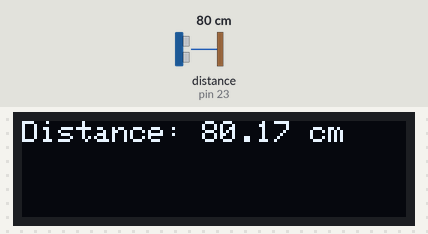
Bench run of a sketch on a simulated Arduino Mega 2560, built with avr-gcc and run on an emulated ATmega2560. Parts: 128×32 one-colour display. Wiring (inferred from the names in the program): ultrasonic range finder: trigger pin 19; echo pin 23. The test bench sets the inputs (shaded band); at power-on: distance to the obstacle (sensor on pin 23) 80 cm. The echo pulse lasts 58.3 µs per cm.

Above: at 1.3 s.
1.4 s: distance to the obstacle (sensor on pin 23) set to 18 cm
At 2.5 s:
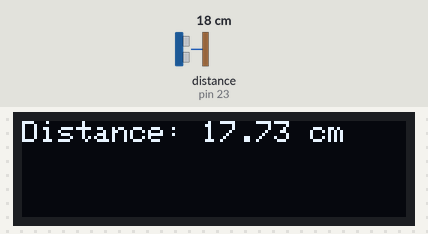
3.1 s: distance to the obstacle (sensor on pin 23) set to 2 cm
At 3.9 s:
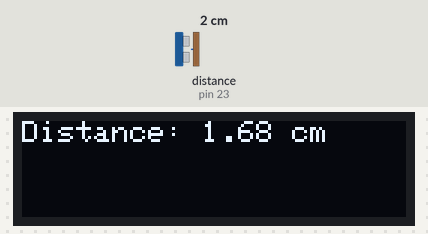
5.6 s: distance to the obstacle (sensor on pin 23) set to 4 cm
At 6.1 s:
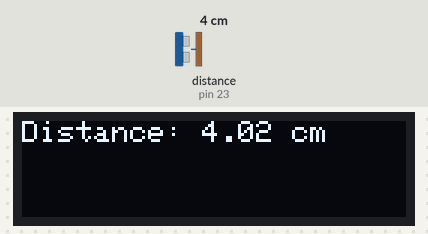
Timing chart, 0 to 8.6 s (numbered marks = the images above; inputs shaded):
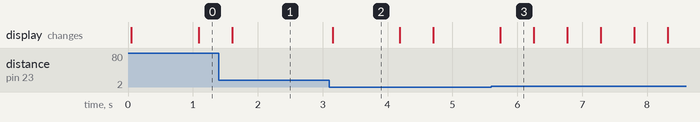

Measured:
- after the input at 1.4 s, the display: changes after 0.21 s (image 1)
- after the input at 3.1 s, the display: changes after 0.06 s (image 2)
- after the input at 5.6 s, the display: changes after 0.14 s (image 3)
- what the display in image 2 shows lasts 1.0 s, from 3.2 s to 4.2 s
- what the display in image 3 shows lasts 0.6 s, from 5.7 s to 6.3 s

The sketch:

Capteur-HC-SR04.ino
```cpp
#include <Wire.h>
#include <Adafruit_SSD1306.h>

#define SCREEN_WIDTH 128
#define SCREEN_HEIGHT 32
#define OLED_RESET -1
#define TRIGGER_PIN 19
#define ECHO_PIN 23

Adafruit_SSD1306 display(SCREEN_WIDTH, SCREEN_HEIGHT, &Wire, OLED_RESET);

void setup() {
  Serial.begin(9600);
  pinMode(TRIGGER_PIN, OUTPUT);
  pinMode(ECHO_PIN, INPUT);
  display.begin(SSD1306_SWITCHCAPVCC, 0x3C);
}

void loop() {
  digitalWrite(TRIGGER_PIN, LOW);
  delayMicroseconds(2);
  digitalWrite(TRIGGER_PIN, HIGH);
  delayMicroseconds(10);
  digitalWrite(TRIGGER_PIN, LOW);

  long duration = pulseIn(ECHO_PIN, HIGH);
  float distance = (duration / 2) / 29.1;

  display.clearDisplay();
  display.setTextSize(1);
  display.setTextColor(SSD1306_WHITE);
  display.setCursor(0, 0);
  display.println("Distance: " + String(distance) + " cm");
  display.display();

  delay(500);
}
```
